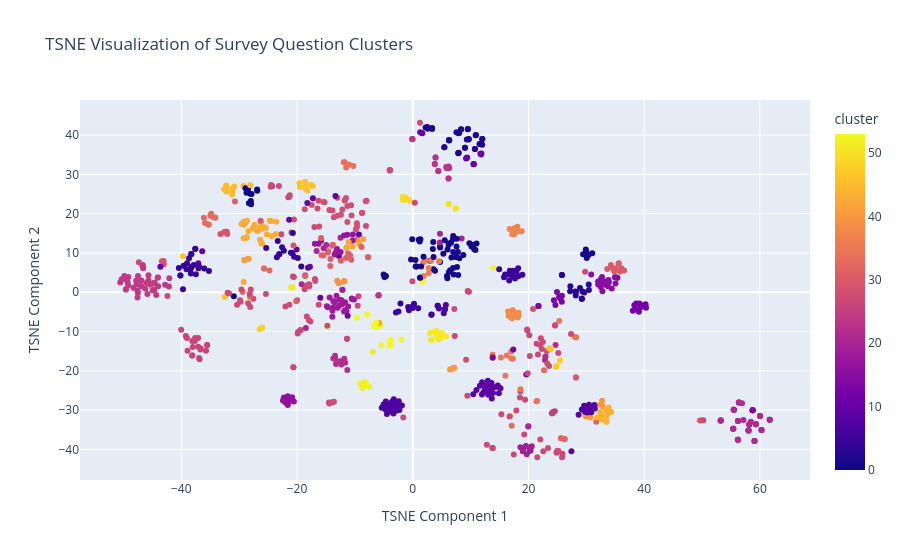

Notebook cell for this chart:
### Markdown cell above
##### 1. Generate Survey Using KMeans PCA clusters and highest average similarity

### Code cell
import numpy as np
import pandas as pd
import plotly.express as px
from sklearn.manifold import TSNE

# Assuming survey_questions_df contains:
# "sbert_embedding": a list column with SBERT embeddings,
# "kmeans_cluster": the cluster label for each question,
# "cleaned_question": the processed question text.

# Convert the list of embeddings to a NumPy array.
embeddings = np.array(survey_questions_df["sbert_embedding"].tolist())

# Use TSNE to reduce the dimensionality to 2 dimensions.
# - n_components=2: We want a 2D representation.
# - perplexity=30: A common value balancing local and global structure.
# - random_state=42: For reproducibility.
tsne = TSNE(n_components=2, perplexity=30, random_state=42)
tsne_results = tsne.fit_transform(embeddings)

# Create a DataFrame for plotting.
plot_df = pd.DataFrame(tsne_results, columns=["tsne1", "tsne2"])
plot_df["cluster"] = survey_questions_df["kmeans_pca_cluster"].values
plot_df["question"] = survey_questions_df["cleaned_question"].values

# Create an interactive scatter plot with Plotly.
fig = px.scatter(
    plot_df, 
    x="tsne1", 
    y="tsne2", 
    color="cluster", 
    hover_data=["question"],
    title="TSNE Visualization of Survey Question Clusters",
    labels={"tsne1": "TSNE Component 1", "tsne2": "TSNE Component 2"}
)

fig.show()

### Figure 1 — Plotly figure (JSON) as saved in the notebook; plotly's stock layout.template omitted (floating-point values rounded to 4 significant figures; data arrays with more than 128 entries replaced by an {"elided": "..."} marker saying what was removed)
{"data": [{"customdata": {"elided": "925x1 str values"}, "hovertemplate": "TSNE Component 1=%{x}<br>TSNE Component 2=%{y}<br>question=%{customdata[0]}<br>cluster=%{marker.color}<extra></extra>", "legendgroup": "", "marker": {"color": {"elided": "925 int values"}, "coloraxis": "coloraxis", "symbol": "circle"}, "mode": "markers", "name": "", "orientation": "v", "showlegend": false, "type": "scatter", "x": {"elided": "925 float values"}, "xaxis": "x", "y": {"elided": "925 float values"}, "yaxis": "y"}], "layout": {"coloraxis": {"colorbar": {"title": {"text": "cluster"}}, "colorscale": [[0, "#0d0887"], [0.1111, "#46039f"], [0.2222, "#7201a8"], [0.3333, "#9c179e"], [0.4444, "#bd3786"], [0.5556, "#d8576b"], [0.6667, "#ed7953"], [0.7778, "#fb9f3a"], [0.8889, "#fdca26"], [1, "#f0f921"]]}, "legend": {"tracegroupgap": 0}, "title": {"text": "TSNE Visualization of Survey Question Clusters"}, "xaxis": {"anchor": "y", "domain": [0, 1], "title": {"text": "TSNE Component 1"}}, "yaxis": {"anchor": "x", "domain": [0, 1], "title": {"text": "TSNE Component 2"}}}}
